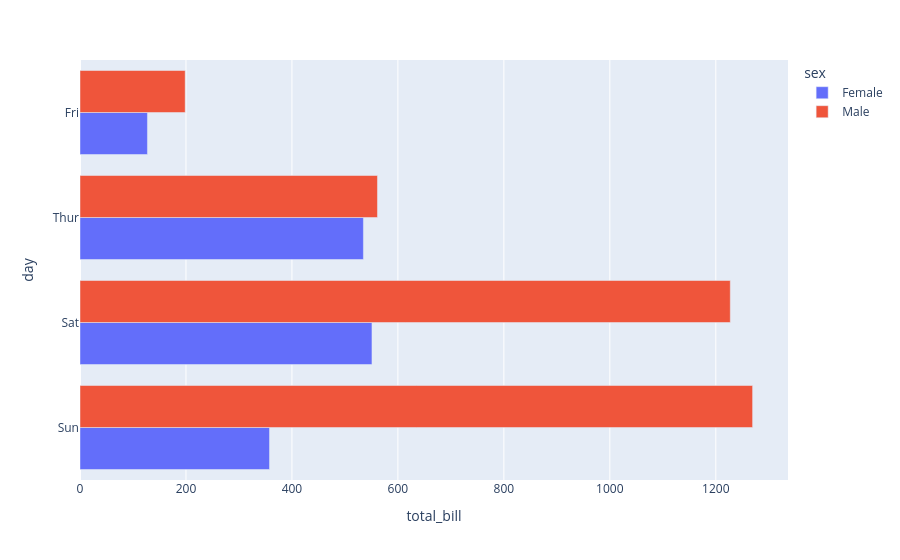

The notebook cell saved with this chart:
### Code cell
px.bar(df_agrupado_pelo_dia_e_sexo, x="total_bill", y="day", color="sex", barmode="group", orientation="h")

### Figure 1 — Plotly figure (JSON) as saved in the notebook; plotly's stock layout.template omitted (floating-point values rounded to 4 significant figures)
{"data": [{"alignmentgroup": "True", "hovertemplate": "sex=Female<br>total_bill=%{x}<br>day=%{y}<extra></extra>", "legendgroup": "Female", "marker": {"color": "#636efa", "pattern": {"shape": ""}}, "name": "Female", "offsetgroup": "Female", "orientation": "h", "showlegend": true, "textposition": "auto", "type": "bar", "x": [357.7, 551.0, 534.9, 127.3], "xaxis": "x", "y": ["Sun", "Sat", "Thur", "Fri"], "yaxis": "y"}, {"alignmentgroup": "True", "hovertemplate": "sex=Male<br>total_bill=%{x}<br>day=%{y}<extra></extra>", "legendgroup": "Male", "marker": {"color": "#EF553B", "pattern": {"shape": ""}}, "name": "Male", "offsetgroup": "Male", "orientation": "h", "showlegend": true, "textposition": "auto", "type": "bar", "x": [1269.0, 1227.0, 561.4, 198.6], "xaxis": "x", "y": ["Sun", "Sat", "Thur", "Fri"], "yaxis": "y"}], "layout": {"barmode": "group", "legend": {"title": {"text": "sex"}, "tracegroupgap": 0}, "margin": {"t": 60}, "xaxis": {"anchor": "y", "domain": [0, 1], "title": {"text": "total_bill"}}, "yaxis": {"anchor": "x", "domain": [0, 1], "title": {"text": "day"}}}}
